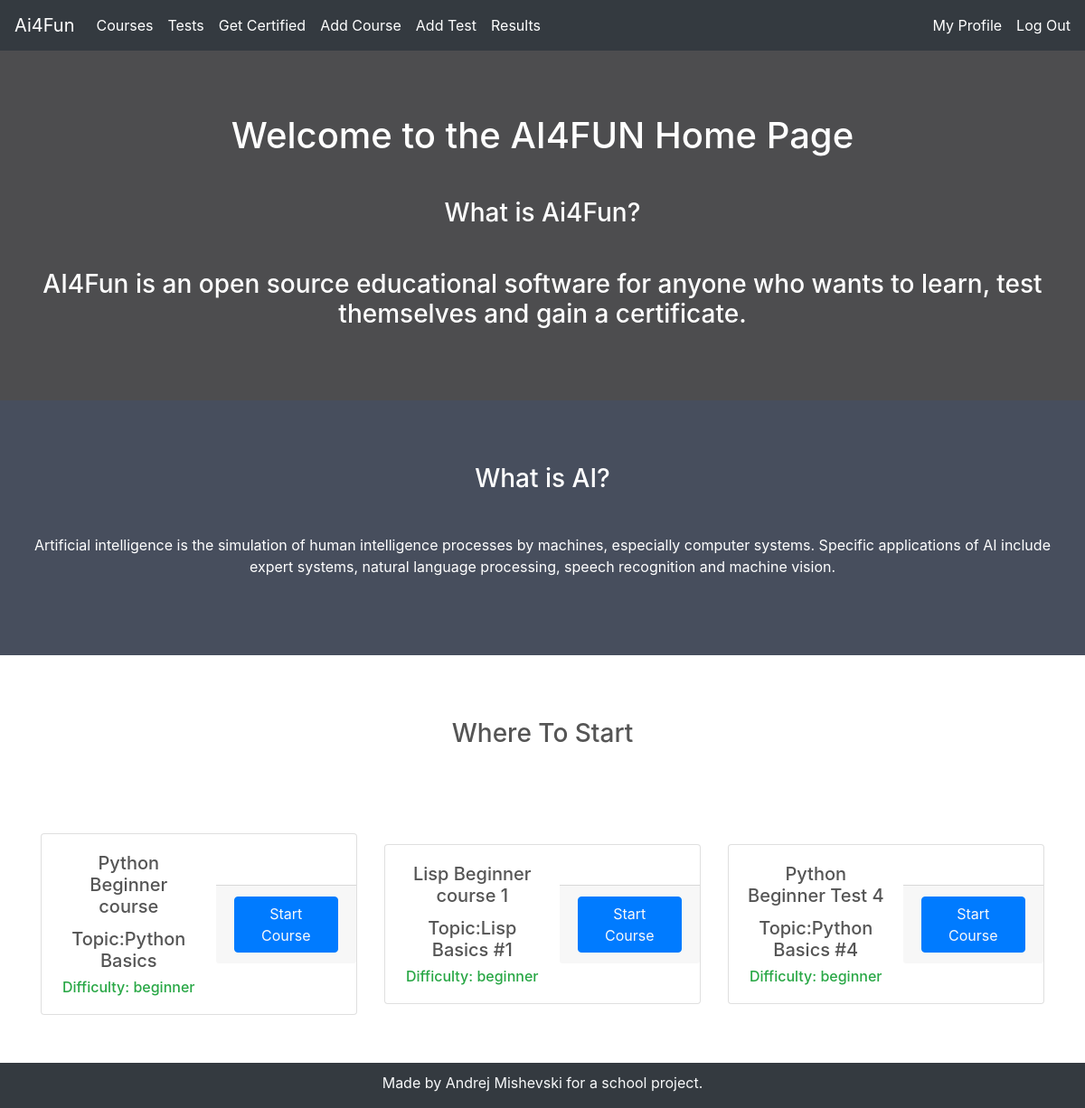
The app's page /home (signed in) with its own data.
### courses_module/models.py (models this page shows)
class Course(models.Model):
    name = models.CharField(max_length=60)
    topic = models.CharField(max_length=60)
    difficulty = models.CharField(max_length=12, choices=DIFF_CHOICES)
    text = models.TextField()
    code = models.ForeignKey(Code, on_delete=models.CASCADE)

### login_module/views.py (the view)
# urls.py: 2. Add a URL to urlpatterns:  path('', views.home, name='home')
def home(request):
    queryset = Course.objects.all()
    context = {"courses": queryset}
    return render(request, "authentication/index.html", context)

### templates/authentication/index.html (shortened to what this page needs)
{% extends "appPages/base.html" %}
{% block content %}
<div class="container-fluid bg-1 text-center">
    <h1 class="margin">Welcome to the AI4FUN Home Page</h1>
  <h3 class="margin">What is Ai4Fun?</h3>
  <h3>AI4Fun is an open source educational software for anyone who wants to learn, test themselves and gain a certificate.</h3>
</div>
<div class="container-fluid bg-2 text-center">
  <h3 class="margin">What is AI?</h3>
  <p>Artificial intelligence is the simulation of human intelligence processes by machines, especially computer systems. Specific applications of AI include expert systems, natural language processing, speech recognition and machine vision. </p>
</div>
<div class="container-fluid bg-3 text-center">
{% if user.is_authenticated %}
  <h3 class="margin">Where To Start</h3><br>
 <div class="container pt-4">
      <div class="row">
          {% for course in courses %}
              {% if course.difficulty == "beginner" %}
          <div class="col">
              <div class="card">
                    <div class="card-body" style="width: 200px;">
                        <h5 class="card-title">{{ course.name }}</h5>
                        <h5 class="text">Topic:{{ course.topic }}</h5>
                        <h6 class="card-text text-success">Difficulty: {{ course.difficulty }}</h6>
                     </div>
                  <div class="card-footer">
                      <button class="btn btn-primary" id="start-button">
                          <a class="text-light" href="courses/{{ course.pk }}">Start Course</a></button>
                  </div>
         </div>
      </div>
              {% endif %}
        {% endfor %}
      </div>
  </div>
</div>
    {% else %}
    <h1>You need to log-in before you can contents of this page</h1>
    {% endif %}
{% endblock %}

### templates/appPages/base.html (shortened to what this page needs)
<!DOCTYPE html>
<html lang="en">
<head>
    <link rel="stylesheet" href="https://cdn.jsdelivr.net/npm/bootstrap@4.3.1/dist/css/bootstrap.min.css">
</head>
<body>
<nav class="navbar navbar-expand-lg navbar-light bg-dark text-white">
  <a class="navbar-brand text-white" href="/home">Ai4Fun</a>
  <div class="collapse navbar-collapse bg text-white" id="navbarSupportedContent">
    <ul class="navbar-nav mr-auto">
      <li class="nav-item active">
        <a class="nav-link text-white" href="/courses">Courses<span class="sr-only">(current)</span></a>
      </li>
      <li class="nav-item">
        <a class="nav-link text-white" href="/tests">Tests</a>
      </li>
      <li class="nav-item active">
        <a class="nav-link text-white" href="/certificate_test">Get Certified<span class="sr-only">(current)</span></a>
      </li>
    <li class="nav-item">
                {%for group in request.user.groups.all %}
            {% if group.name == 'Professor' %}
                     <a class="nav-link text-white" href="/add_course">Add Course<span class="sr-only">(current)</span></a>
            {% endif %}
        {% endfor %}
    </li>
       <li class="nav-item">
                {%for group in request.user.groups.all %}
            {% if group.name == 'Professor' %}
                     <a class="nav-link text-white" href="/add_test">Add Test<span class="sr-only">(current)</span></a>
            {% endif %}
        {% endfor %}
    </li>
        {%for group in request.user.groups.all %}
            {% if group.name == 'Professor' %}
                <li>
                    <a class="nav-link text-white" href="/results">Results<span class="sr-only">(current)</span></a>
                 </li>
            {% endif %}
        {% endfor %}
    </ul>
        {% if user.is_authenticated %}
    <ul class="nav navbar-nav navbar-right">
      <li><a href="/view_profile" class="text-white mr-3    "> My Profile</a></li>
      <li><a href="/signout" class="text-white"> Log Out</a></li>
    </ul>
      {% else %}
            <ul class="nav navbar-nav navbar-right">
      <li><a href="/signin" class="text-white"> Sign in</a></li>
    </ul>
            {% endif %}
  </div>
</nav>
{% block content %}
{% endblock %}
</body>
<div id="footer" class="bg-dark text-light text-center">
     <p> Made by Andrej Mishevski for a school project. </p>
</div>
</html>

### templates/authentication/index.html (style rules this page uses)
div { display:table; margin:auto; }
p { font-size: 16px; }
.margin { margin-bottom: 45px; }
.bg-1 { background-color: #4d4d4f; color: #ffffff; }
.bg-2 { background-color: #474e5d; color: #ffffff; }
.bg-3 { background-color: #ffffff; color: #555555; }
.container-fluid { padding-top: 70px; padding-bottom: 70px; }
#footer { position: fixed; padding: 10px 10px 0px 10px; bottom: 0; width: 100%; height: 40px; background: grey; }
.card { flex-direction: row; }

### records on screen
Course: name "Python Beginner course", topic "Python Basics", difficulty "beginner"
Course: name "Lisp Beginner course 1", topic "Lisp Basics #1", difficulty "beginner"
Course: name "Python Beginner Test 4", topic "Python Basics #4", difficulty "beginner"
